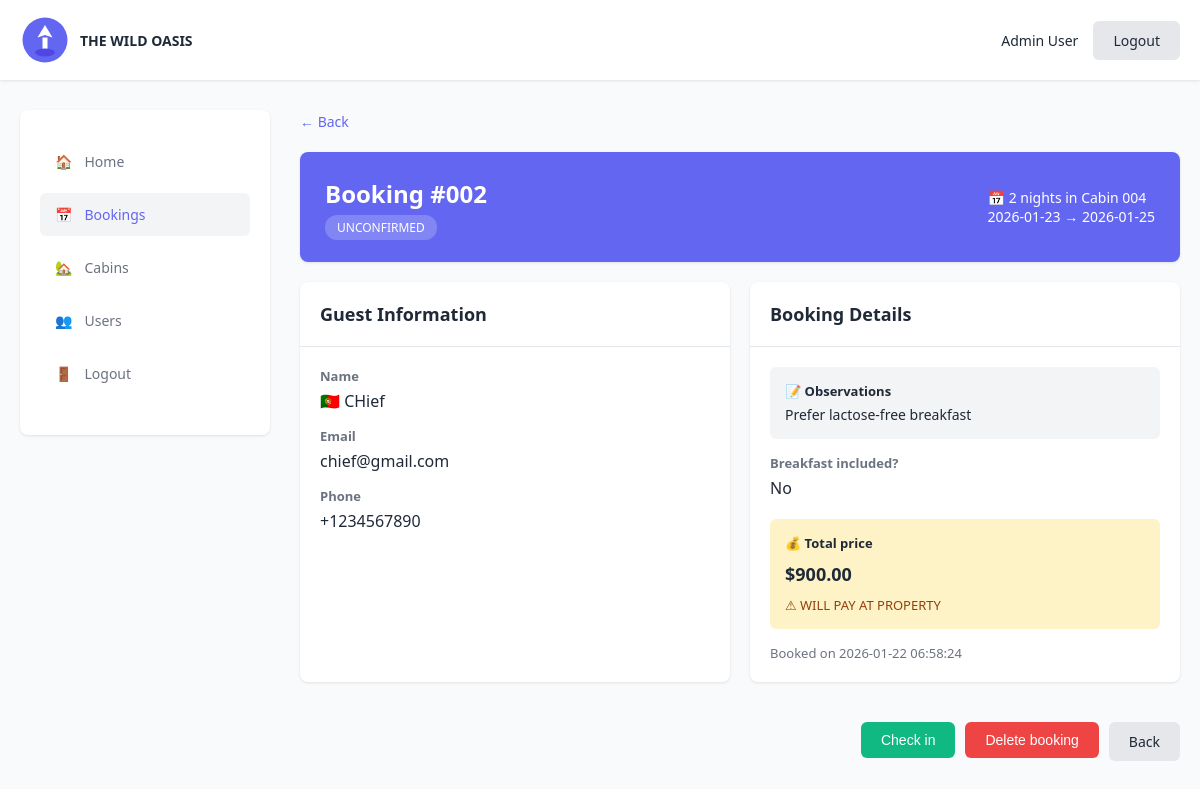
Page /admin/booking/2 (signed in) on the committed database.
### tables this page shows
CREATE TABLE bookings (
    id INTEGER PRIMARY KEY AUTOINCREMENT,
    user_id INTEGER NOT NULL,
    cabin_id INTEGER NOT NULL,
    check_in DATE NOT NULL,
    check_out DATE NOT NULL,
    num_nights INTEGER NOT NULL,
    num_guests INTEGER NOT NULL,
    observations TEXT,
    breakfast_included BOOLEAN DEFAULT 0,
    total_price REAL NOT NULL,
    status TEXT NOT NULL DEFAULT 'unconfirmed', -- 'unconfirmed', 'checked_in', 'checked_out', 'cancelled'
    created_at TIMESTAMP DEFAULT CURRENT_TIMESTAMP,
    FOREIGN KEY (user_id) REFERENCES users (id),
    FOREIGN KEY (cabin_id) REFERENCES cabins (id)
);

CREATE TABLE cabins (
    id INTEGER PRIMARY KEY AUTOINCREMENT,
    name TEXT NOT NULL,
    cabin_number TEXT UNIQUE NOT NULL,
    capacity INTEGER NOT NULL,
    price_per_night REAL NOT NULL,
    description TEXT,
    amenities TEXT,
    image_url TEXT,
    created_at TIMESTAMP DEFAULT CURRENT_TIMESTAMP
);

CREATE TABLE users (
    id INTEGER PRIMARY KEY AUTOINCREMENT,
    name TEXT NOT NULL,
    email TEXT UNIQUE NOT NULL,
    password TEXT NOT NULL,
    phone TEXT,
    national_id TEXT,
    role TEXT NOT NULL DEFAULT 'client', -- 'client' or 'admin'
    created_at TIMESTAMP DEFAULT CURRENT_TIMESTAMP
);

### app.py (the view)
@app.route('/admin/booking/<int:booking_id>')
@admin_required
def admin_booking_detail(booking_id):
    db = get_db()
    booking = db.execute('''
        SELECT b.*, c.name as cabin_name, c.cabin_number, c.price_per_night,
               u.name as guest_name, u.email as guest_email, u.phone as guest_phone,
               u.national_id
        FROM bookings b
        JOIN cabins c ON b.cabin_id = c.id
        JOIN users u ON b.user_id = u.id
        WHERE b.id = ?
    ''', (booking_id,)).fetchone()
    if not booking:
        flash('Booking not found')
        return redirect(url_for('admin_bookings'))
    return render_template('admin_booking_detail.html', booking=booking)

### app.py (called while the page is built)
def get_db():
    db = sqlite3.connect(DATABASE)
    db.row_factory = sqlite3.Row
    return db

def admin_required(f):
    @wraps(f)
    def decorated_function(*args, **kwargs):
        if 'user_id' not in session or session.get('role') != 'admin':
            flash('Access denied. Admin privileges required.')
            return redirect(url_for('login'))
        return f(*args, **kwargs)
    return decorated_function

### templates/admin_booking_detail.html (shortened to what this page needs)
{% extends "base.html" %}
{% block content %}
<div class="layout">
    <aside class="sidebar">
        <ul class="sidebar-menu">
            <li><a href="{{ url_for('admin_dashboard') }}">
                <span>🏠</span> Home
            </a></li>
            <li><a href="{{ url_for('admin_bookings') }}" class="active">
                <span>📅</span> Bookings
            </a></li>
            <li><a href="{{ url_for('admin_cabins') }}">
                <span>🏡</span> Cabins
            </a></li>
            <li><a href="{{ url_for('admin_users') }}">
                <span>👥</span> Users
            </a></li>
            <li><a href="{{ url_for('logout') }}">
                <span>🚪</span> Logout
            </a></li>
        </ul>
    </aside>
    <main class="main-content">
        <div style="margin-bottom: 20px;">
            <a href="{{ url_for('admin_bookings') }}" style="color: #6366f1; text-decoration: none; font-size: 14px;">← Back</a>
        </div>
        <div class="card" style="margin-bottom: 20px;">
            <div style="padding: 25px; background-color: #6366f1; color: white; display: flex; justify-content: space-between; align-items: center;">
                <div>
                    <h1 style="font-size: 24px; margin-bottom: 5px;">Booking #{{ "%03d"|format(booking['id']) }}</h1>
                    <span style="background-color: rgba(255,255,255,0.2); padding: 4px 12px; border-radius: 12px; font-size: 12px;">
                        {{ booking['status'].replace('_', ' ').upper() }}
                    </span>
                </div>
                <div style="font-size: 14px;">
                    📅 {{ booking['num_nights'] }} nights in Cabin {{ booking['cabin_number'] }}<br>
                    {% set check_in_date = booking['check_in'].split()[0] if ' ' in booking['check_in'] else booking['check_in'] %}
                    {% set check_out_date = booking['check_out'].split()[0] if ' ' in booking['check_out'] else booking['check_out'] %}
                    {{ check_in_date }} → {{ check_out_date }}
                </div>
            </div>
        </div>
        <div class="grid grid-2">
            <div class="card">
                <div class="card-header">
                    <h2>Guest Information</h2>
                </div>
                <div class="card-body">
                    <div style="margin-bottom: 15px;">
                        <strong style="display: block; margin-bottom: 5px; color: #6b7280; font-size: 13px;">Name</strong>
                        <div>🇵🇹 {{ booking['guest_name'] }}</div>
                    </div>
                    <div style="margin-bottom: 15px;">
                        <strong style="display: block; margin-bottom: 5px; color: #6b7280; font-size: 13px;">Email</strong>
                        <div>{{ booking['guest_email'] }}</div>
                    </div>
                    {% if booking['guest_phone'] %}
                    <div style="margin-bottom: 15px;">
                        <strong style="display: block; margin-bottom: 5px; color: #6b7280; font-size: 13px;">Phone</strong>
                        <div>{{ booking['guest_phone'] }}</div>
                    </div>
                    {% endif %}
                </div>
            </div>
            <div class="card">
                <div class="card-header">
                    <h2>Booking Details</h2>
                </div>
                <div class="card-body">
                    {% if booking['observations'] %}
                    <div style="padding: 15px; background-color: #f3f4f6; border-radius: 6px; margin-bottom: 15px;">
                        <strong style="display: block; margin-bottom: 5px; font-size: 13px;">📝 Observations</strong>
                        <div style="font-size: 14px;">{{ booking['observations'] }}</div>
                    </div>
                    {% endif %}
                    <div style="margin-bottom: 15px;">
                        <strong style="display: block; margin-bottom: 5px; color: #6b7280; font-size: 13px;">Breakfast included?</strong>
                        <div>{{ 'Yes' if booking['breakfast_included'] else 'No' }}</div>
                    </div>
                    <div style="padding: 15px; background-color: #fef3c7; border-radius: 6px; margin-top: 20px;">
                        <strong style="display: block; margin-bottom: 10px; font-size: 13px;">💰 Total price</strong>
                        <div style="font-size: 18px; font-weight: 700;">
                            ${{ "%.2f"|format(booking['total_price']) }}
                        </div>
                        {% if booking['status'] == 'unconfirmed' %}
                        <div style="margin-top: 10px; font-size: 13px; color: #92400e;">
                            ⚠ WILL PAY AT PROPERTY
                        </div>
                        {% endif %}
                    </div>
                    {% if booking['created_at'] %}
                    <div style="margin-top: 15px; font-size: 13px; color: #6b7280;">
                        Booked on {{ booking['created_at'] }}
                    </div>
                    {% endif %}
                </div>
            </div>
        </div>
        <div style="margin-top: 20px; display: flex; gap: 10px; justify-content: flex-end;">
            {% if booking['status'] == 'unconfirmed' %}
            <form method="POST" action="{{ url_for('check_in_booking', booking_id=booking['id']) }}" style="display: inline;">
                <button type="submit" class="btn btn-success">Check in</button>
            </form>
            {% endif %}
            <form method="POST" action="{{ url_for('delete_booking', booking_id=booking['id']) }}" style="display: inline;" onsubmit="return confirm('Are you sure you want to delete this booking?');">
                <button type="submit" class="btn btn-danger">Delete booking</button>
            </form>
            <a href="{{ url_for('admin_bookings') }}" class="btn btn-secondary">Back</a>
        </div>
    </main>
</div>
{% endblock %}

### templates/base.html (style rules this page uses)
* { margin: 0; padding: 0; box-sizing: border-box; }
body { font-family: 'Segoe UI', Tahoma, Geneva, Verdana, sans-serif; background-color: #f9fafb; color: #1f2937; }
.btn { padding: 10px 20px; border: none; border-radius: 6px; font-size: 14px; cursor: pointer; text-decoration: none; display: inline-block; transition: all 0.2s; }
.btn-secondary { background-color: #e5e7eb; color: #1f2937; }
.btn-danger { background-color: #ef4444; color: white; }
.btn-success { background-color: #10b981; color: white; }
.layout { display: flex; gap: 30px; max-width: 1200px; margin: 0 auto; padding: 0 20px; }
.sidebar { width: 250px; background-color: #ffffff; padding: 30px 20px; border-radius: 8px; box-shadow: 0 1px 3px rgba(0, 0, 0, 0.1); height: fit-content; }
.sidebar-menu { list-style: none; }
.sidebar-menu li { margin-bottom: 10px; }
.sidebar-menu a { display: flex; align-items: center; gap: 12px; padding: 12px 15px; color: #6b7280; text-decoration: none; border-radius: 6px; transition: all 0.2s; font-size: 14px; }
.sidebar-menu a:hover, .sidebar-menu a.active { background-color: #f3f4f6; color: #6366f1; }
.main-content { flex: 1; }
.card { background-color: #ffffff; border-radius: 8px; box-shadow: 0 1px 3px rgba(0, 0, 0, 0.1); overflow: hidden; margin-bottom: 20px; }
.card-header { padding: 20px; border-bottom: 1px solid #e5e7eb; }
.card-header h2 { font-size: 18px; font-weight: 600; color: #1f2937; }
.card-body { padding: 20px; }
.grid { display: grid; gap: 20px; }
.grid-2 { grid-template-columns: repeat(2, 1fr); }

### rows in the picture
bookings: id "002", status.replace "UNCONFIRMED", num_nights "2", check_in "2026-01-23", check_out "2026-01-25", observations "Prefer lactose-free breakfast", breakfast_included "No", total_price "900.00", created_at "2026-01-22 06:58:24"
cabins: cabin_number "004"
users: guest_name "CHief", guest_email "chief@gmail.com", guest_phone "+1234567890"

### other values in the picture
{{ session.name }} "Admin User"
